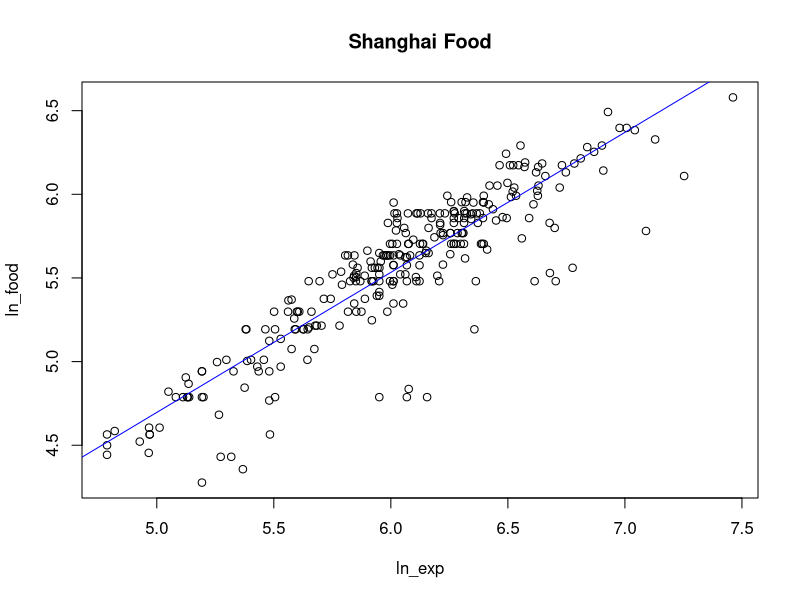
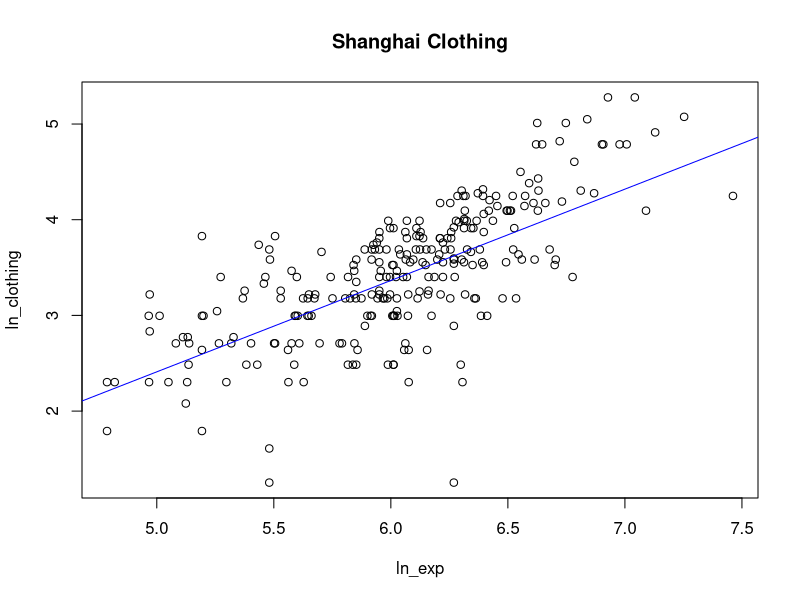
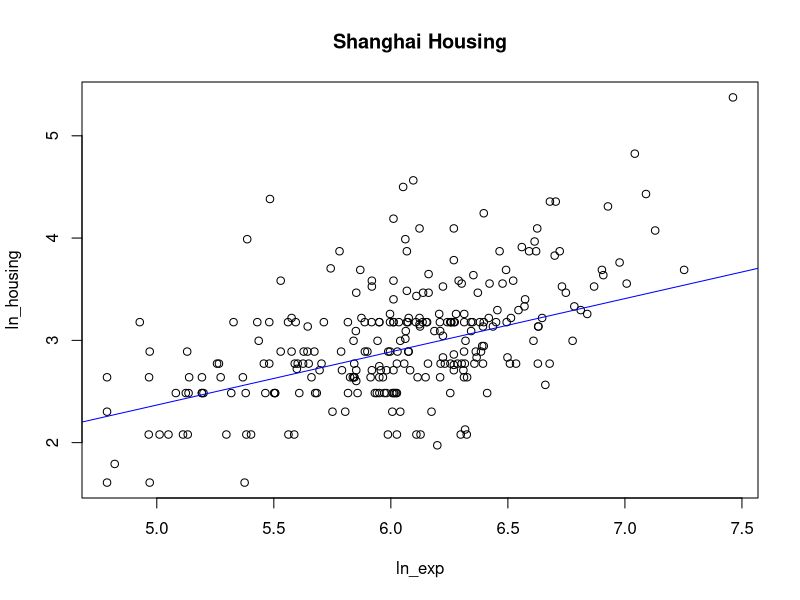
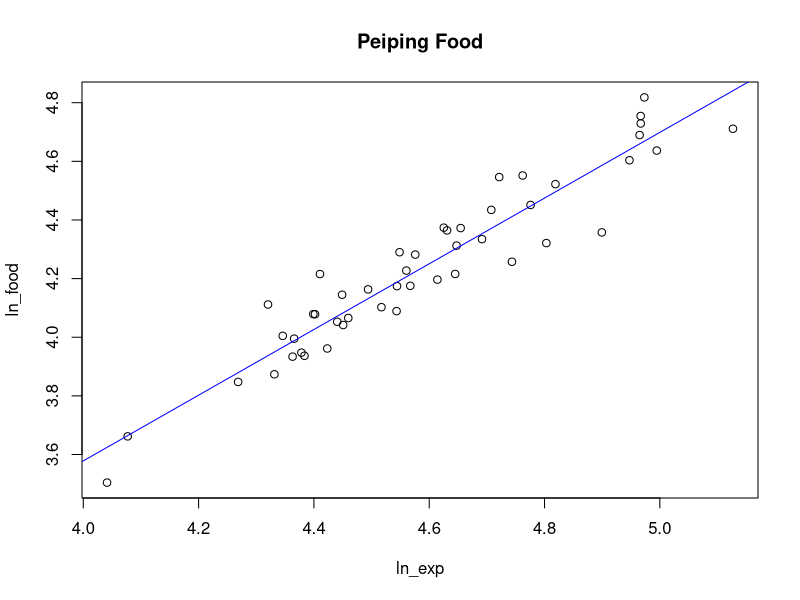
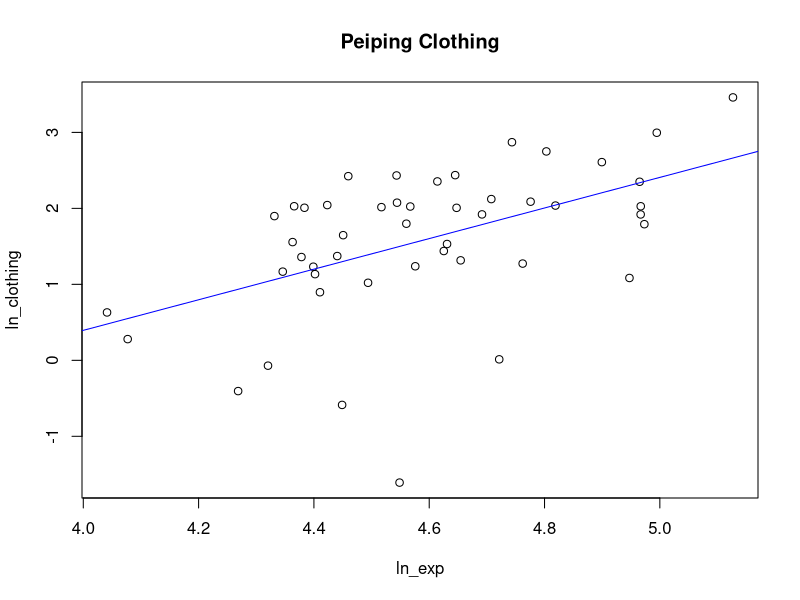
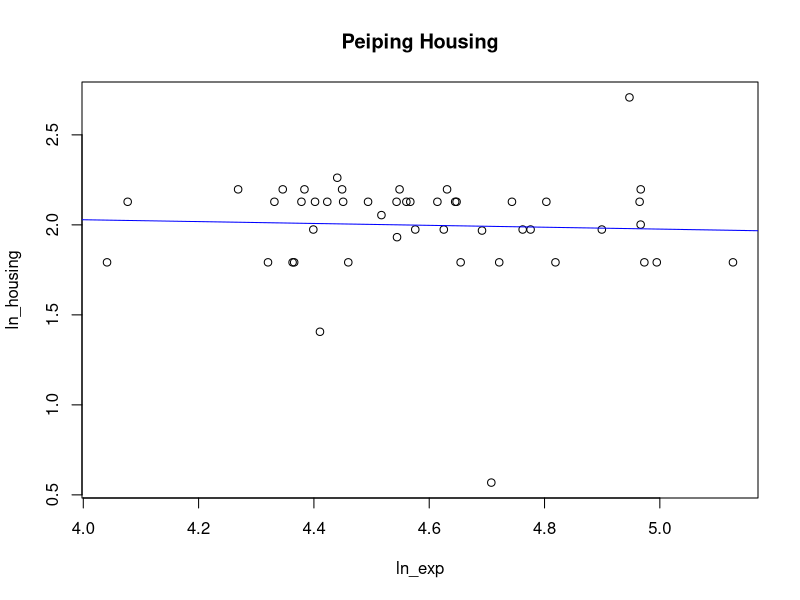
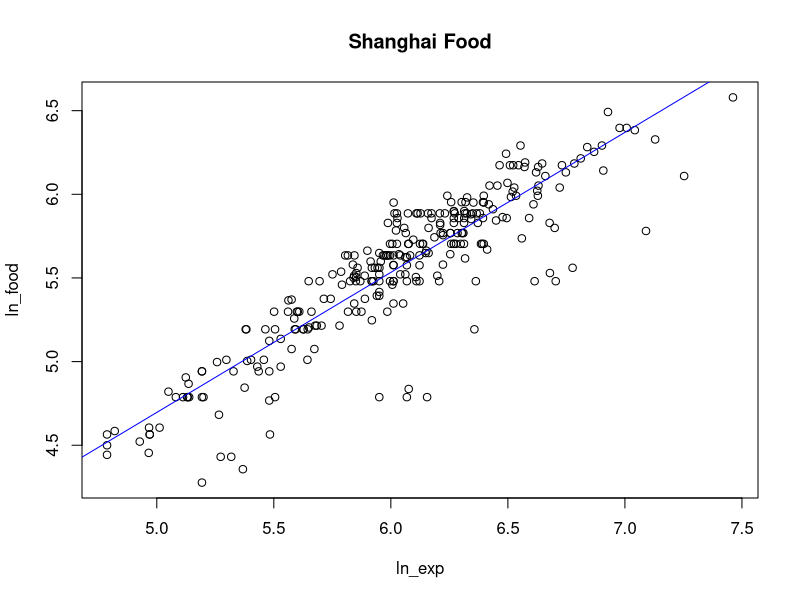
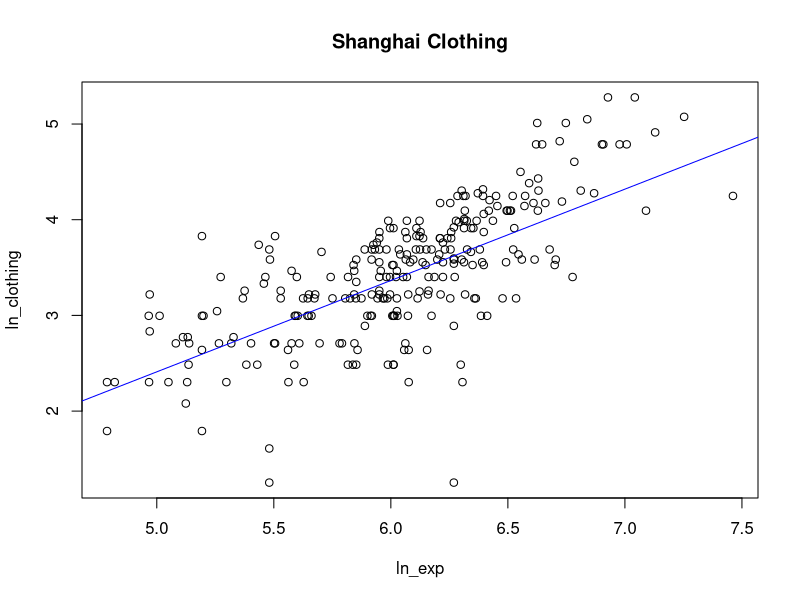

Source code (R) for these figures, in order:
## ---- chunk 1
knitr::opts_chunk$set(echo = TRUE)
library(tidyverse)
library(haven)
library(ggplot2)
## ---- chunk 2

china_data <- read_dta(file = "fes_china.dta")
china_data_add = china_data %>%
  mutate(ln_food = log(food),
         ln_clothing = log(clothing),
         ln_housing = log(houserent),
         ln_exp = log(totalexpenditures),
         ln_fam_size = log(totalfamilymembers))

# Seperate chinese data into 4 subsets

shanghai = subset(china_data_add, factory==0 | factory==1 | factory==2)

peiping = subset(china_data_add, factory==3)

## ---- chunk 3
## Shanghai

# food
lm_shanghai_food = lm(ln_food ~ ln_exp+ln_fam_size,shanghai)
plot(ln_food ~ ln_exp, main = "Shanghai Food", data=shanghai)
abline(lm_shanghai_food, col="blue")
summary(lm_shanghai_food)

# clothing
lm_shanghai_clothing = lm(ln_clothing ~ ln_exp+ln_fam_size,shanghai)
plot(ln_clothing ~ ln_exp, main = "Shanghai Clothing", data=shanghai)
abline(lm_shanghai_clothing, col="blue")
summary(lm_shanghai_clothing)

# housing
lm_shanghai_housing = lm(ln_housing ~ ln_exp+ln_fam_size,shanghai)
plot(ln_housing ~ ln_exp, main = "Shanghai Housing", data=shanghai)
abline(lm_shanghai_housing, col="blue")
summary(lm_shanghai_housing)

## peiping

# food
lm_peiping_food = lm(ln_food ~ ln_exp,peiping)
plot(ln_food ~ ln_exp, main = "Peiping Food", data=peiping)
abline(lm_peiping_food, col="blue")
summary(lm_peiping_food)

# clothing
lm_peiping_clothing = lm(ln_clothing ~ ln_exp,peiping)
plot(ln_clothing ~ ln_exp, main = "Peiping Clothing", data=peiping)
abline(lm_peiping_clothing, col="blue")
summary(lm_peiping_clothing)

# housing
lm_peiping_housing = lm(ln_housing ~ ln_exp,peiping)
plot(ln_housing ~ ln_exp, main = "Peiping Housing", data=peiping)
abline(lm_peiping_housing, col="blue")
summary(lm_peiping_housing)

## ---- chunk 4
lm_shanghai_food = lm(ln_food ~ ln_exp+ln_fam_size,shanghai)
plot(ln_food ~ ln_exp, main = "Shanghai Food", data=shanghai)
abline(lm_shanghai_food, col="blue")
summary(lm_shanghai_food)
## ---- chunk 5
lm_shanghai_clothing = lm(ln_clothing ~ ln_exp+ln_fam_size,shanghai)
plot(ln_clothing ~ ln_exp, main = "Shanghai Clothing", data=shanghai)
abline(lm_shanghai_clothing, col="blue")
summary(lm_shanghai_clothing)
## ---- chunk 6
lm_shanghai_housing = lm(ln_housing ~ ln_exp+ln_fam_size,shanghai)
plot(ln_housing ~ ln_exp, main = "Shanghai Housing", data=shanghai)
abline(lm_shanghai_housing, col="blue")
summary(lm_shanghai_housing)
## ---- chunk 7
lm_peiping_food = lm(ln_food ~ ln_exp,peiping)
plot(ln_food ~ ln_exp, main = "Peiping Food", data=peiping)
abline(lm_peiping_food, col="blue")
summary(lm_peiping_food)
## ---- chunk 8
lm_peiping_clothing = lm(ln_clothing ~ ln_exp,peiping)
plot(ln_clothing ~ ln_exp, main = "Peiping Clothing", data=peiping)
abline(lm_peiping_clothing, col="blue")
summary(lm_peiping_clothing)
## ---- chunk 9
plot(ln_housing ~ ln_exp, main = "Peiping Housing", data=peiping)
abline(lm_peiping_housing, col="blue")
summary(lm_peiping_housing)
